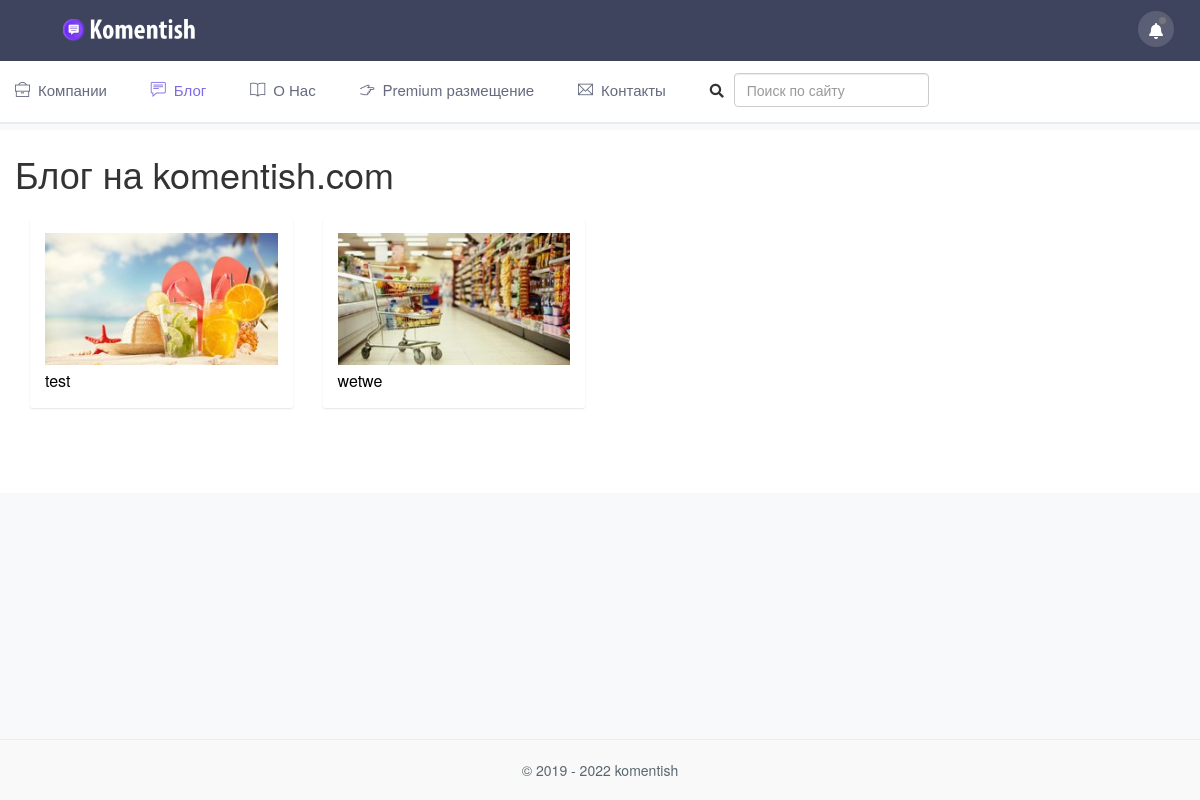
Screenshot of /blog/ with the database file from the repository.
### models.py (models this page shows, shortened)
class Post(db.Model):
    id = db.Column(db.Integer, primary_key=True)
    image = db.Column(db.String(100), nullable=True)
    title = db.Column(db.String(160))
    slug = db.Column(db.String(140), unique=True)
    introtext = db.Column(db.Text)
    content = db.Column(db.Text)
    created = db.Column(db.DateTime, default=datetime.now())
    tit = db.Column(db.String(100), nullable=True)
    key = db.Column(db.String(100), nullable=True)
    des = db.Column(db.Text, nullable=True)

### posts/blueprint.py (the view)
@posts.route('/')
def blog():
    posts = Post.query.all()
    return render_template('posts/blog.html', posts=posts)

### posts/templates/posts/blog.html (shortened to what this page needs)
{% extends 'base.html' %}
{% block content %}
    <div class="row">
                <div class="col-sm-12">
                    <div class="page-title-box">
                        <div class="row align-items-center">
                            <div class="col-md-8">
                                <h1 class="page-title m-0">Блог на komentish.com</h1>
                            </div>
                        </div>
                    </div>
                </div>
            </div>
            <div class="row">
            <div class="col-lg-12">
                {% for i in posts %}
                 <div class="col-sm-6 col-xl-3">
                    <div class="card">
                        <div class="card-heading p-4">
                            <div>
                                <div class="float-right">
                                    <a href="{{ url_for('posts.post_detail', slug=i.slug) }}">
                                        <img src="{{ url_for('static', filename=i.image) }}" alt="" width="100%"></a>
                                    <p class="text-muted mb-0 mt-2" style="font-size:16px; color:#000!important;">{{ i.title}}</p>
                                </div>
                            </div>
                        </div>
                    </div>
                </div>
            {% endfor %}
            </div>
            </div>
{% endblock %}

### static/assets/css/style.css (style rules this page uses)
body { background: #f8f9fa; font-family: "Nunito", sans-serif; margin: 0; font-size: 14px; }
html { overflow-x: hidden; position: relative; min-height: 100%; background: #f8f9fa; }
h1, h2, h3, h4, h5, h6 { color: #3e445e; font-weight: bold; margin: 10px 0; }
h1 { line-height: 43px; font-size: 36px; }
* { outline: none !important; }
.row { margin-right: -10px; margin-left: -10px; }
.col, .col-1, .col-10, .col-11, .col-12, .col-2, .col-3, .col-4, .col-5, .col-6, .col-7, .col-8, .col-9, .col-auto, .col-lg, .col-lg-1, .col-lg-10, .col-lg-11, .col-lg-12, .col-lg-2, .col-lg-3, .col-lg-4, .col-lg-5, .col-lg-6, .col-lg-7, .col-lg-8, .col-lg-9, .col-lg-auto, .col-md, .col-md-1, .col-md-10, .col-md-11, .col-md-12, .col-md-2, .col-md-3, .col-md-4, .col-md-5, .col-md-6, .col-md-7, .col-md-8, .col-md-9, .col-md-auto, .col-sm, .col-sm-1, .col-sm-10, .col-sm-11, .col-sm-12, .col-sm-2, .col-sm-3, .col-sm-4, .col-sm-5, .col-sm-6, .col-sm-7, .col-sm-8, .col-sm-9, .col-sm-auto, .col-xl, .col-xl-1, .col-xl-10, .col-xl-11, .col-xl-12, .col-xl-2, .col-xl-3, .col-xl-4, .col-xl-5, .col-xl-6, .col-xl-7, .col-xl-8, .col-xl-9, .col-xl-auto { padding-left: 10px; padding-right: 10px; }
.text-muted { color: #a5a7b2 !important; }
.m-0 { margin: 0px !important; }
.card { border: none; -webkit-box-shadow: 0px 1px 2px 0px rgba(0, 0, 0, 0.1); box-shadow: 0px 1px 2px 0px rgba(0, 0, 0, 0.1); margin-bottom: 20px; }
.card .card-heading { border: none !important; padding: 10px 20px; }
body { padding-bottom: 65px; }
.page-title-box { padding: 24px 0px; }

### rows the page displays
Post: image (picture), title "test"
Post: image (picture), title "wetwe"
